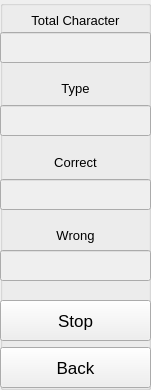
   <widget class="QGroupBox" name="groupBox_4">
    <property name="geometry">
     <rect>
      <x>1070</x>
      <y>10</y>
      <width>151</width>
      <height>390</height>
     </rect>
    </property>
    <property name="title">
     <string/>
    </property>
    <widget class="QLabel" name="label">
     <property name="geometry">
      <rect>
       <x>0</x>
       <y>0</y>
       <width>151</width>
       <height>41</height>
      </rect>
     </property>
     <property name="font">
      <font>
       <pointsize>10</pointsize>
       <stylestrategy>PreferDefault</stylestrategy>
      </font>
     </property>
     <property name="text">
      <string>&lt;html&gt;&lt;head/&gt;&lt;body&gt;&lt;p align=&quot;center&quot;&gt;Total Character&lt;/p&gt;&lt;/body&gt;&lt;/html&gt;</string>
     </property>
    </widget>
    <widget class="QLabel" name="label_2">
     <property name="geometry">
      <rect>
       <x>0</x>
       <y>73</y>
       <width>151</width>
       <height>31</height>
      </rect>
     </property>
     <property name="font">
      <font>
       <pointsize>10</pointsize>
       <stylestrategy>PreferDefault</stylestrategy>
      </font>
     </property>
     <property name="text">
      <string>&lt;html&gt;&lt;head/&gt;&lt;body&gt;&lt;p align=&quot;center&quot;&gt;Type&lt;/p&gt;&lt;/body&gt;&lt;/html&gt;</string>
     </property>
    </widget>
    <widget class="QLabel" name="label_3">
     <property name="geometry">
      <rect>
       <x>0</x>
       <y>147</y>
       <width>151</width>
       <height>31</height>
      </rect>
     </property>
     <property name="font">
      <font>
       <pointsize>10</pointsize>
       <stylestrategy>PreferDefault</stylestrategy>
      </font>
     </property>
     <property name="text">
      <string>&lt;html&gt;&lt;head/&gt;&lt;body&gt;&lt;p align=&quot;center&quot;&gt;Correct&lt;/p&gt;&lt;/body&gt;&lt;/html&gt;</string>
     </property>
    </widget>
    <widget class="QLabel" name="label_4">
     <property name="geometry">
      <rect>
       <x>0</x>
       <y>220</y>
       <width>151</width>
       <height>31</height>
      </rect>
     </property>
     <property name="font">
      <font>
       <pointsize>10</pointsize>
       <stylestrategy>PreferDefault</stylestrategy>
      </font>
     </property>
     <property name="text">
      <string>&lt;html&gt;&lt;head/&gt;&lt;body&gt;&lt;p align=&quot;center&quot;&gt;Wrong&lt;/p&gt;&lt;/body&gt;&lt;/html&gt;</string>
     </property>
    </widget>
    <widget class="QPushButton" name="btn_Back">
     <property name="geometry">
      <rect>
       <x>0</x>
       <y>347</y>
       <width>151</width>
       <height>41</height>
      </rect>
     </property>
     <property name="font">
      <font>
       <pointsize>13</pointsize>
      </font>
     </property>
     <property name="text">
      <string>Back</string>
     </property>
    </widget>
    <widget class="QLineEdit" name="txt_totalchar">
     <property name="enabled">
      <bool>false</bool>
     </property>
     <property name="geometry">
      <rect>
       <x>0</x>
       <y>32</y>
       <width>151</width>
       <height>31</height>
      </rect>
     </property>
     <property name="font">
      <font>
       <family>MS Shell Dlg 2</family>
       <pointsize>10</pointsize>
       <weight>9</weight>
       <italic>false</italic>
       <bold>false</bold>
      </font>
     </property>
     <property name="styleSheet">
      <string notr="true">font: 75 10pt &quot;MS Shell Dlg 2&quot;;</string>
     </property>
     <property name="alignment">
      <set>Qt::AlignCenter</set>
     </property>
    </widget>
    <widget class="QLineEdit" name="txt_type">
     <property name="enabled">
      <bool>false</bool>
     </property>
     <property name="geometry">
      <rect>
       <x>0</x>
       <y>105</y>
       <width>151</width>
       <height>31</height>
      </rect>
     </property>
     <property name="font">
      <font>
       <family>MS Shell Dlg 2</family>
       <pointsize>10</pointsize>
       <weight>9</weight>
       <italic>false</italic>
       <bold>false</bold>
      </font>
     </property>
     <property name="styleSheet">
      <string notr="true">font: 75 10pt &quot;MS Shell Dlg 2&quot;;</string>
     </property>
     <property name="alignment">
      <set>Qt::AlignCenter</set>
     </property>
    </widget>
    <widget class="QLineEdit" name="txt_correct">
     <property name="enabled">
      <bool>false</bool>
     </property>
     <property name="geometry">
      <rect>
       <x>0</x>
       <y>179</y>
       <width>151</width>
       <height>31</height>
      </rect>
     </property>
     <property name="font">
      <font>
       <family>MS Shell Dlg 2</family>
       <pointsize>10</pointsize>
       <weight>9</weight>
       <italic>false</italic>
       <bold>false</bold>
      </font>
     </property>
     <property name="styleSheet">
      <string notr="true">font: 75 10pt &quot;MS Shell Dlg 2&quot;;</string>
     </property>
     <property name="alignment">
      <set>Qt::AlignCenter</set>
     </property>
    </widget>
    <widget class="QLineEdit" name="txt_wrong">
     <property name="enabled">
      <bool>false</bool>
     </property>
     <property name="geometry">
      <rect>
       <x>0</x>
       <y>250</y>
       <width>151</width>
       <height>31</height>
      </rect>
     </property>
     <property name="font">
      <font>
       <family>MS Shell Dlg 2</family>
       <pointsize>10</pointsize>
       <weight>9</weight>
       <italic>false</italic>
       <bold>false</bold>
      </font>
     </property>
     <property name="styleSheet">
      <string notr="true">font: 75 10pt &quot;MS Shell Dlg 2&quot;;</string>
     </property>
     <property name="alignment">
      <set>Qt::AlignCenter</set>
     </property>
    </widget>
    <widget class="QPushButton" name="pushButton_2">
     <property name="geometry">
      <rect>
       <x>0</x>
       <y>300</y>
       <width>151</width>
       <height>41</height>
      </rect>
     </property>
     <property name="font">
      <font>
       <pointsize>13</pointsize>
      </font>
     </property>
     <property name="text">
      <string>Stop</string>
     </property>
    </widget>
   </widget>
